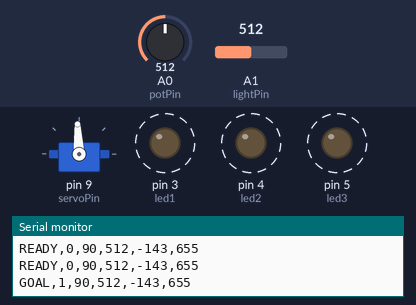
This sketch was run on a simulated Arduino Uno, built with avr-gcc and run on an emulated ATmega328P. On the bench: servo, output pins drawn as LEDs (lit = HIGH), the last lines printed to the serial monitor. Wiring (inferred from the names in the program): servo: signal pin 9. Dashed ring = blinking. The inputs (shaded band) are chosen by the test bench; at power-on: A0 (potPin) = 512, A1 (lightPin) = 512. Servo pulses on a pin are drawn as a servo (544–2400 µs = 0–180°); pins used as bus, display or sensor lines are not drawn.

Above: at 1.9 s.
2.0 s: A0 (potPin) set to 766
3.8 s: A0 (potPin) set to 773
At 4.36 s:
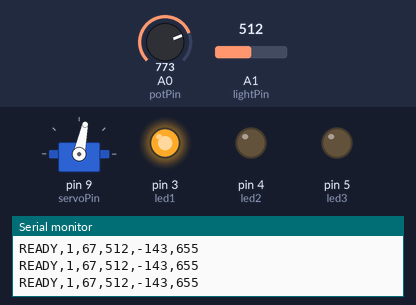
6.8 s: A0 (potPin) set to 692
9.8 s: A0 (potPin) set to 666
At 10.2 s:
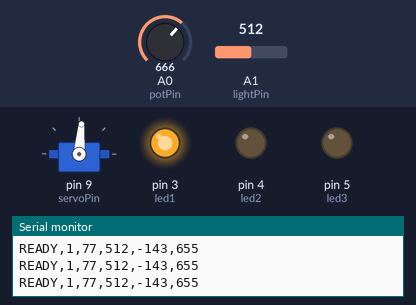
11.3 s: A0 (potPin) set to 441
At 12.2 s:
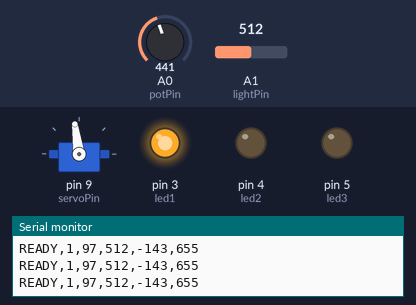
12.8 s: A0 (potPin) set to 431
At 13.04 s:
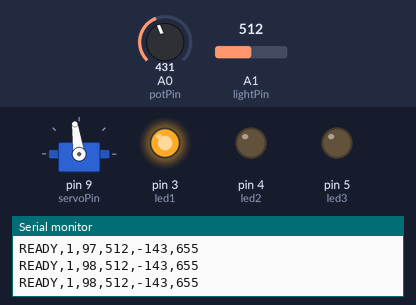
Timing chart, 0 to 16.8 s (numbered marks = the images above; inputs shaded):
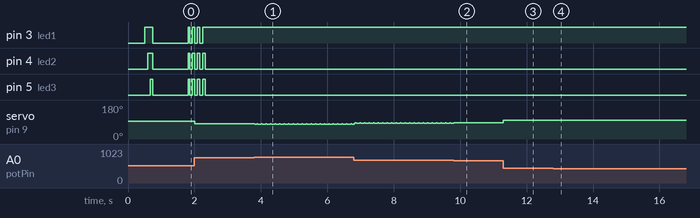

Measured:
- the behaviour switches between 772 and 773 on A0 (potPin) (found by bisection; images 0 and 1)
- the behaviour switches between 682 and 681 on A0 (potPin) (found by bisection; images 1 and 2)
- the behaviour switches between 432 and 431 on A0 (potPin) (found by bisection; images 3 and 4)
- after the input at 3.8 s, servo on pin 9 (servoPin): alternates 80° for 0.03 s and 78° for 0.11 s, starting at once
- after the input at 9.8 s, servo on pin 9 (servoPin): goes on until 9.8 s, then stays 85°
- after the input at 11.3 s, servo on pin 9 (servoPin): 85° → 98° at once
- after the input at 12.8 s, servo on pin 9 (servoPin): alternates 100° for 0.03 s and 98° for 0.11 s, starting at once
- by itself, pin 3 (led1): alternates HIGH for 0.08 s and LOW for 0.08 s, 4 changes in all, then stays HIGH

The sketch:

soccer_goalie_arduino.ino
```cpp
// Soccer Goalie Project
// A0 = potentiometer
// A1 = photoresistor
// D3, D4, D5 = LEDs
// D9 = SG92R servo signal

const int potPin = A0;
const int lightPin = A1;

const int led1 = 3;
const int led2 = 4;
const int led3 = 5;

const int servoPin = 9;

int score = 0;

// Servo settings
int servoAngle = 90;
int servoLeft = 45;
int servoRight = 135;

int minPulse = 900;
int maxPulse = 2100;

// Photoresistor values
int lightBase = 0;
int lightValue = 0;
int lightChange = 0;

// Tune this
int goalThreshold = 12;

// This is lower than goalThreshold.
// Sensor must fall below this before it can score again.
int resetThreshold = 5;

// Goal state
bool goalBlocked = false;
bool readyForNextGoal = true;

unsigned long lastGoalTime = 0;
unsigned long goalCooldown = 1800;   // longer cooldown after a goal

// LED/game states
bool goalFlash = false;
unsigned long goalFlashStart = 0;

bool winMode = false;
unsigned long winStart = 0;

unsigned long lastSerial = 0;

void setup() {
  Serial.begin(9600);

  pinMode(servoPin, OUTPUT);

  pinMode(led1, OUTPUT);
  pinMode(led2, OUTPUT);
  pinMode(led3, OUTPUT);

  digitalWrite(led1, LOW);
  digitalWrite(led2, LOW);
  digitalWrite(led3, LOW);

  // Keep photoresistor uncovered during this.
  int total = 0;

  for (int i = 0; i < 100; i++) {
    total += analogRead(lightPin);
    delay(5);
  }

  lightBase = total / 100;
  lightValue = lightBase;

  blinkStart();
}

void loop() {
  readPot();

  // Send servo pulse before sensor/LED logic
  moveServo(servoAngle);

  readLight();
  checkGoal();
  updateLEDs();
  sendData();

  // Send servo pulse again so it does not freeze
  moveServo(servoAngle);
}

void readPot() {
  int potValue = analogRead(potPin);

  // Reversed direction.
  // If servo turns wrong way, swap servoRight and servoLeft.
  servoAngle = map(potValue, 0, 1023, servoRight, servoLeft);
}

void moveServo(int angle) {
  int pulse = map(angle, 0, 180, minPulse, maxPulse);

  digitalWrite(servoPin, HIGH);
  delayMicroseconds(pulse);
  digitalWrite(servoPin, LOW);

  delay(8);
}

void readLight() {
  lightValue = analogRead(lightPin);

  // Fixed baseline. Works whether value rises or falls.
  lightChange = abs(lightValue - lightBase);
}

void checkGoal() {
  bool blockedNow = lightChange > goalThreshold;
  bool returnedToNormal = lightChange < resetThreshold;

  // Re-arm only when the sensor is back to normal
  if (returnedToNormal) {
    goalBlocked = false;
    readyForNextGoal = true;
  }

  // Count only if:
  // 1. sensor is blocked
  // 2. it is armed
  // 3. enough time passed after last goal
  // 4. not in win mode
  if (blockedNow &&
      readyForNextGoal &&
      !goalBlocked &&
      !winMode &&
      millis() - lastGoalTime > goalCooldown) {

    goalBlocked = true;
    readyForNextGoal = false;
    lastGoalTime = millis();

    score++;

    goalFlash = true;
    goalFlashStart = millis();

    if (score >= 3) {
      winMode = true;
      winStart = millis();
    }
  }
}

void updateLEDs() {
  if (winMode) {
    winLights();

    if (millis() - winStart > 2400) {
      winMode = false;
      score = 0;
      showScore();

      // After reset, require sensor to be normal again
      readyForNextGoal = false;
      goalBlocked = true;
    }

    return;
  }

  if (goalFlash) {
    flashGoal();

    if (millis() - goalFlashStart > 500) {
      goalFlash = false;
      showScore();
    }

    return;
  }

  showScore();
}

void showScore() {
  digitalWrite(led1, score >= 1 ? HIGH : LOW);
  digitalWrite(led2, score >= 2 ? HIGH : LOW);
  digitalWrite(led3, LOW);
}

void flashGoal() {
  bool on = (millis() / 80) % 2 == 0;

  digitalWrite(led1, on ? HIGH : LOW);
  digitalWrite(led2, on ? HIGH : LOW);
  digitalWrite(led3, on ? HIGH : LOW);
}

void winLights() {
  int stepNum = (millis() / 90) % 8;

  digitalWrite(led1, LOW);
  digitalWrite(led2, LOW);
  digitalWrite(led3, LOW);

  if (stepNum == 0) digitalWrite(led1, HIGH);
  if (stepNum == 1) digitalWrite(led2, HIGH);
  if (stepNum == 2) digitalWrite(led3, HIGH);
  if (stepNum == 3) digitalWrite(led2, HIGH);

  if (stepNum == 4 || stepNum == 6) {
    digitalWrite(led1, HIGH);
    digitalWrite(led2, HIGH);
    digitalWrite(led3, HIGH);
  }
}

void blinkStart() {
  digitalWrite(led1, HIGH);
  delay(80);

  digitalWrite(led2, HIGH);
  delay(80);

  digitalWrite(led3, HIGH);
  delay(80);

  digitalWrite(led1, LOW);
  digitalWrite(led2, LOW);
  digitalWrite(led3, LOW);
}

void sendData() {
  if (millis() - lastSerial < 120) {
    return;
  }

  lastSerial = millis();

  if (winMode) {
    Serial.print("WIN");
  } else if (goalFlash) {
    Serial.print("GOAL");
  } else {
    Serial.print("READY");
  }

  Serial.print(",");
  Serial.print(score);

  Serial.print(",");
  Serial.print(servoAngle);

  Serial.print(",");
  Serial.print(lightValue);

  Serial.print(",");
  Serial.print(lightBase);

  Serial.print(",");
  Serial.println(lightChange);
}
```
